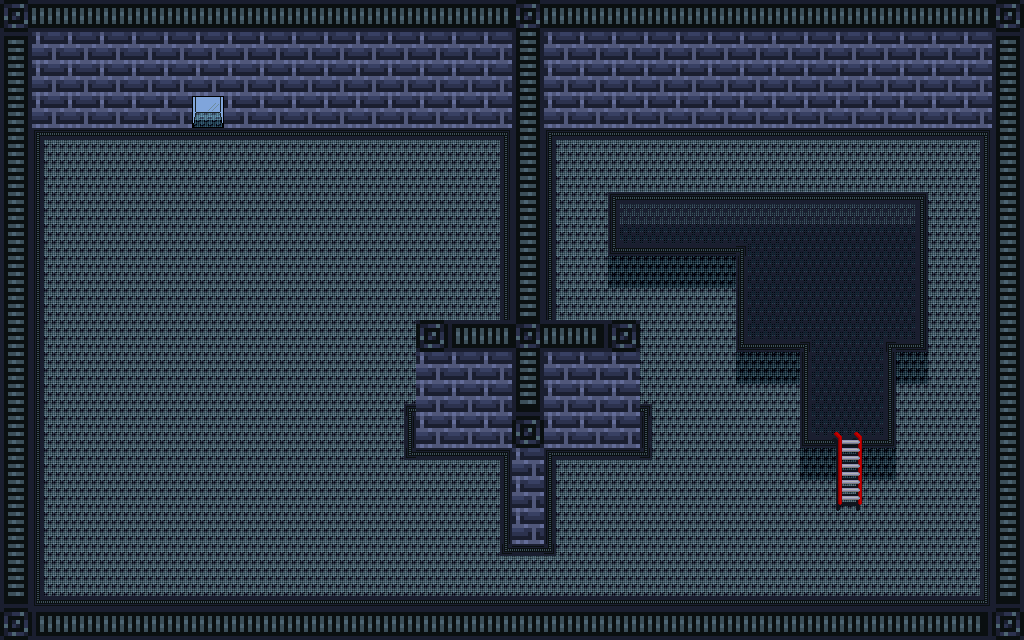

The image is a tile-based game level rendered from a .tmx file. Its description and source (layers, tilesets, objects; grid data summarised) follow:
An orthogonal 32x20 tile map with 32x32 px tiles, 10 tile layers (walls, floor-f1, fringe-f1, ladders-f1, ...) and 6 objects (3x disk, player_start, map_change, terminal).

<map version="1.0" orientation="orthogonal" width="32" height="20" tilewidth="32" tileheight="32">
 <properties>
  <property name="mapName" value="test2" />
 </properties>
 <tileset firstgid="1" name="basic_tiles" tilewidth="32" tileheight="32">
  <image source="../tiles/basic_tiles.png" trans="ffc20e" />
 </tileset>
 <layer name="walls" width="32" height="20">
  <data>[640 cells, 227 non-empty, 8 distinct tile ids]</data>
 </layer>
 <layer name="floor-f1" width="32" height="20">
  <data>[640 cells, 414 non-empty, 3 distinct tile ids]</data>
 </layer>
 <layer name="fringe-f1" width="32" height="20">
  <data>[640 cells, 114 non-empty, 12 distinct tile ids]</data>
 </layer>
 <layer name="ladders-f1" width="32" height="20">
  <data>[640 cells, 1 non-empty, 1 distinct tile ids]</data>
 </layer>
 <objectgroup name="objects-f1" width="32" height="20">
  <object name="Start" type="player_start" x="217" y="395" />
  <object name="Warp" type="map_change" x="205" y="110">
   <properties>
    <property name="accessLevel" value="2" />
    <property name="destinationFloor" value="2" />
    <property name="destinationMap" value="test1" />
    <property name="destinationX" value="12" />
    <property name="destinationY" value="6" />
   </properties>
  </object>
  <object name="disk3" type="disk" x="946" y="174">
   <properties>
    <property name="id" value="2" />
   </properties>
  </object>
  <object name="disk2" type="disk" x="74" y="176">
   <properties>
    <property name="id" value="1" />
   </properties>
  </object>
 </objectgroup>
 <layer name="floor-f2" width="32" height="20">
  <data>[640 cells, 47 non-empty, 1 distinct tile ids]</data>
 </layer>
 <layer name="fringe-f2" width="32" height="20">
  <data>[640 cells, 32 non-empty, 10 distinct tile ids]</data>
 </layer>
 <layer name="ladders-f2" width="32" height="20">
  <data>[640 cells, 2 non-empty, 2 distinct tile ids]</data>
 </layer>
 <objectgroup name="objects-f2" width="32" height="20">
  <object name="Term" type="terminal" x="784" y="271">
   <properties>
    <property name="maxAccess" value="2" />
   </properties>
  </object>
  <object name="disk1" type="disk" x="625" y="209">
   <properties>
    <property name="id" value="0" />
   </properties>
  </object>
 </objectgroup>
 <layer name="floor-f3" width="32" height="20">
  <data>[640 cells, 0 non-empty, 0 distinct tile ids]</data>
 </layer>
 <layer name="fringe-f3" width="32" height="20">
  <data>[640 cells, 0 non-empty, 0 distinct tile ids]</data>
 </layer>
 <layer name="ladders-f3" width="32" height="20">
  <data>[640 cells, 0 non-empty, 0 distinct tile ids]</data>
 </layer>
 <objectgroup name="objects-f3" width="32" height="20" />
</map>